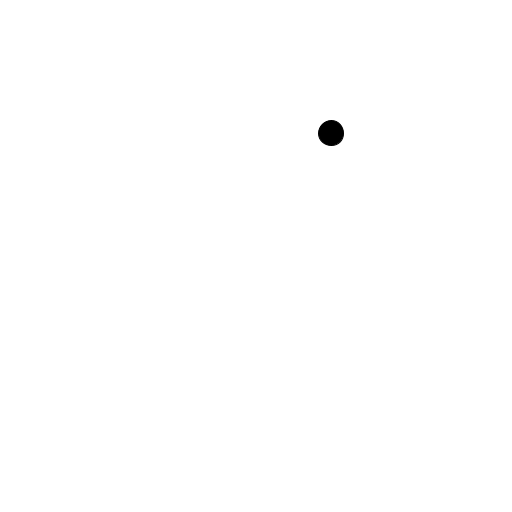
Frame 1 (no input)
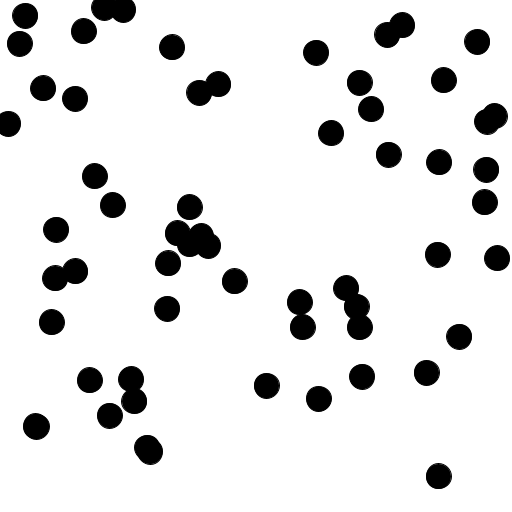
Frame 60 (the mouse pressed at the canvas centre just before this capture)
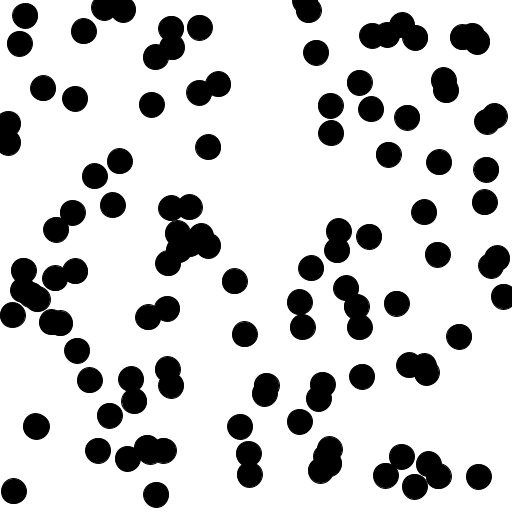
Frame 120 (the mouse held since frame 60 and released just before this capture)

The Processing sketch that drew these frames (run headless with seeded random() and noise(); from frame 60 on, the mouse is pressed at the canvas centre):

// Processing sketch: sample
// ── sample.pde

void setup() {
    //fullScreen();
    size(512, 512);
    background(255);
    fill(0);
    frameRate(5);
}

void draw() {
    //background(255);
    ellipse(getX(), getY(), 25, 25);
}

float getX() {
    return random(0, width);
}

float getY() {
    return random(0, height);
}
